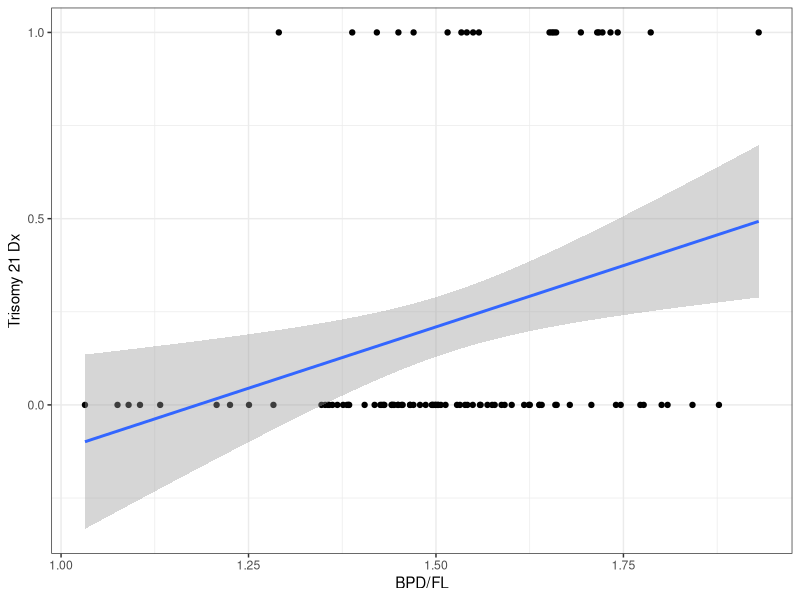
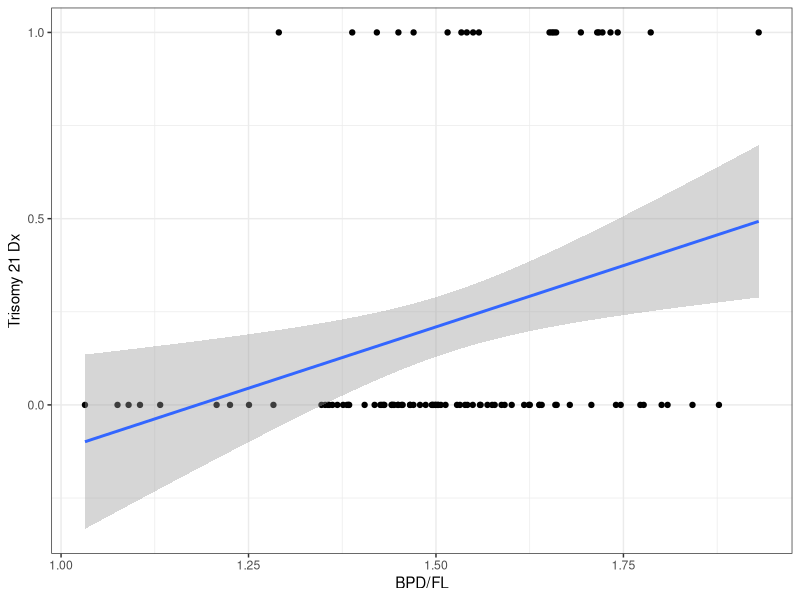

Write the R code that produced these figures, in order.
library(tidyverse)
# set the random seed so results replicate exactly with the random number generators
set.seed(24601)

# sample size
n <- 100

# random sampling of 0 and 1 for trisomy_21_dx
# sample from a normal distribution for BPD/FL, but use a higher mean if trisomy_21_dx == 1
data <- data.frame(trisomy_21_dx = sample(x = c(0,0,0,1), 
                                          size = n, 
                                          replace = TRUE)) |> 
  mutate(`BPD/FL` = ifelse(trisomy_21_dx == 1, 
                           rnorm(n, mean = 1.6, sd = .2),
                           rnorm(n, mean = 1.5, sd = .2)))


base_plot <- ggplot(data, aes(y=trisomy_21_dx, x=`BPD/FL`)) + 
  geom_point() + 
  theme_bw() + 
  labs(y = "Trisomy 21 Dx")

# try plotting the data with just a linear model
base_plot  + 
  stat_smooth(method = "lm")
ggsave("linear_prediction.png", width = 5, height = 5, units = "in")



